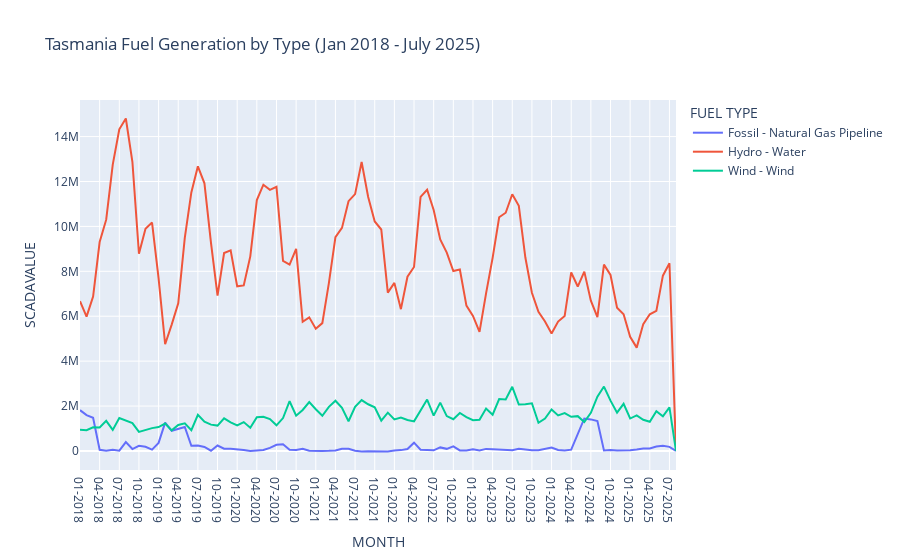

Here is the notebook cell this chart was saved with:
### Code cell
px.line(tas_fuel_generation_agg, x = 'MONTH', y = 'SCADAVALUE', color = 'FUEL TYPE', title = 'Tasmania Fuel Generation by Type (Jan 2018 - July 2025)')
